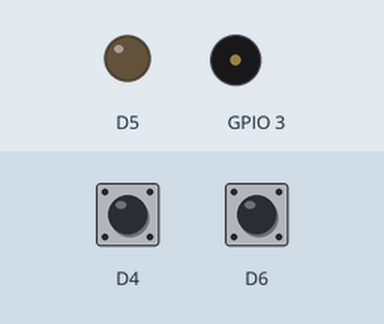
Bench run of a sketch on a simulated ESP8266 (NodeMCU). Shown: output pins drawn as LEDs (lit = HIGH), buzzer (waves = sounding). The test bench sets the inputs (shaded band); at power-on: D4 HIGH, D6 HIGH. Random numbers use the default seed unless the sketch sets one; what the sketch prints to the serial monitor is not drawn.

Above: at 1.2 s.
1.3 s: D4 pulled LOW for 0.15 s
At 1.8 s:
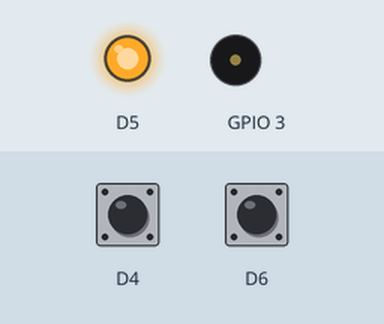
4.4 s: D6 pulled LOW for 0.15 s
At 5.4 s:
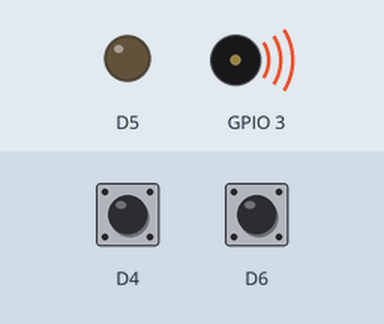
7.1 s: D4 pulled LOW for 1 s
At 9.4 s:
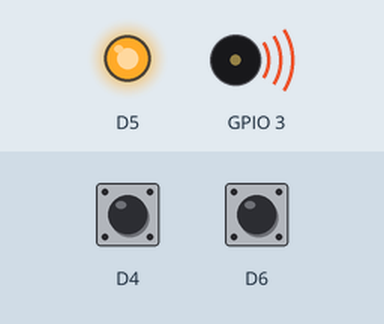
9.7 s: D4 pulled LOW for 3.2 s
At 11.5 s:
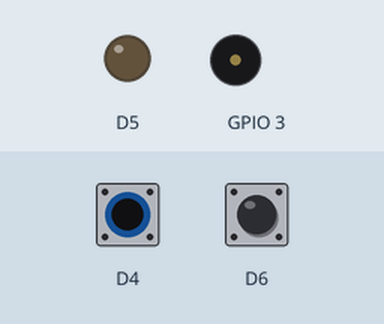
14.4 s: D4 pulsed LOW 5 times (0.12 s each, 0.3 s apart)
At 16.3 s:
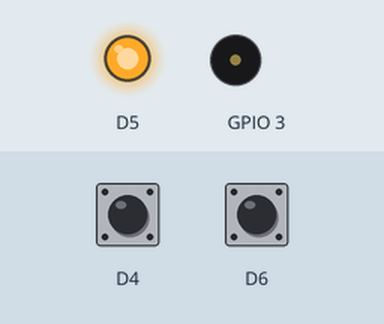
17.4 s: D6 pulled LOW for 1 s
At 18.6 s:
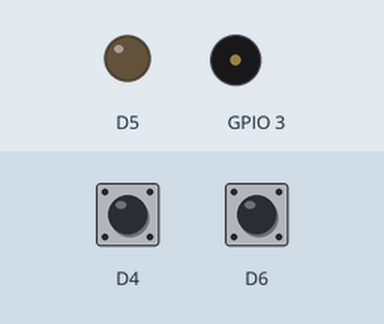
Timing chart, 0 to 20.4 s (numbered marks = the images above; inputs shaded):
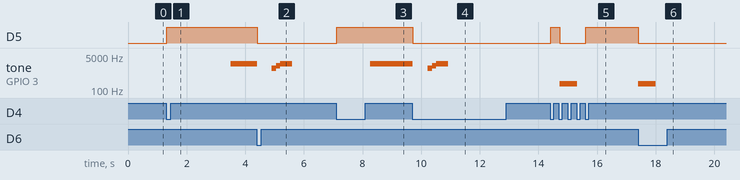

Measured:
- after the input at 1.3 s, D5: LOW → HIGH at once; tone on GPIO 3: silent → 2000 Hz after 2.2 s
- after the input at 4.4 s, D5: HIGH → LOW at once; tone on GPIO 3: plays 1200 Hz for 0.15 s, 1600 Hz for 0.15 s, 2000 Hz for 0.40 s, starting at once
- after the input at 7.1 s, D5: LOW → HIGH at once; tone on GPIO 3: silent → 2000 Hz after 1.2 s
- after the input at 9.7 s, D5: HIGH → LOW at once; tone on GPIO 3: plays 1200 Hz for 0.15 s, 1600 Hz for 0.15 s, 2000 Hz for 0.40 s, starting at once
- after the input at 14.4 s, D5: LOW → HIGH at once, → LOW 0.30 s later, → HIGH 0.90 s later; tone on GPIO 3: silent → 200 Hz after 0.32 s, → silent 0.60 s later
- after the input at 17.4 s, D5: HIGH → LOW at once

The sketch:

game_.ino
```cpp
enum State { WAIT, READY, GO, FINISH };
State st = WAIT;

unsigned long t0, waitMs, goTime;


// =====================================================
// D4 버튼
// =====================================================

int stable = HIGH;
int lastRead = HIGH;

unsigned long tChange = 0;
unsigned long tDown = 0;

bool justPressed = false;
unsigned long released = 0;

unsigned long d4PressTime = 0;


void readButton() {

  justPressed = false;
  released = 0;

  int r = digitalRead(D4);

  if (r != lastRead) {
    lastRead = r;
    tChange = millis();
  }

  if (millis() - tChange > 20 && r != stable) {

    stable = r;

    if (stable == LOW) {

      justPressed = true;
      tDown = millis();

      d4PressTime = millis();
    }

    else {

      released = millis() - tDown;
    }
  }
}


// =====================================================
// D6 버튼
// =====================================================

int last6 = HIGH;

bool hit6 = false;

unsigned long d6PressTime = 0;


void readHit() {

  int r = digitalRead(D6);

  hit6 = false;

  if (last6 == HIGH && r == LOW) {

    hit6 = true;

    d6PressTime = millis();
  }

  last6 = r;
}


// =====================================================
// 게임 종료음
// =====================================================

void finishSound() {

  // 띠
  tone(D9, 1200);
  delay(150);

  // 로
  tone(D9, 1600);
  delay(150);

  // 리~
  tone(D9, 2000);
  delay(400);

  noTone(D9);
}


// =====================================================
// SETUP
// =====================================================

void setup() {

  Serial.begin(9600);

  pinMode(D4, INPUT_PULLUP);
  pinMode(D6, INPUT_PULLUP);

  pinMode(D9, OUTPUT);
  pinMode(D13, OUTPUT);

  randomSeed(analogRead(A0));

  Serial.println("D4 를 누르면 시작!");
}


// =====================================================
// LOOP
// =====================================================

void loop() {

  readButton();
  readHit();


  switch (st) {

    // =================================================
    // 게임 시작 대기
    // =================================================

    case WAIT:

      if (justPressed) {

        Serial.println();
        Serial.println("게임 시작");

        waitMs = random(1000, 4000);

        t0 = millis();

        digitalWrite(D13, HIGH);

        st = READY;
      }

      break;


    // =================================================
    // 부저 울리기 전
    // =================================================

    case READY:

      // D4 부정출발
      if (justPressed) {

        Serial.println("D4 부정출발!");

        tone(D9, 200, 600);

        digitalWrite(D13, LOW);

        delay(700);

        st = FINISH;
      }


      // D6 부정출발
      else if (hit6) {

        Serial.println("D6 부정출발!");

        tone(D9, 200, 600);

        digitalWrite(D13, LOW);

        delay(700);

        st = FINISH;
      }


      // 랜덤시간이 지나면 시작
      else if (millis() - t0 > waitMs) {

        tone(D9, 2000);

        goTime = millis();

        Serial.println("GO!");

        st = GO;
      }

      break;


    // =================================================
    // 반응속도 측정
    // =================================================
    case GO:

      if (justPressed && hit6) {
        // 시작 부저 먼저 완전히 끄기
        noTone(D9);
        digitalWrite(D13, LOW);

        if (d4PressTime < d6PressTime) {

          Serial.println("D4 버튼이 먼저 눌렸습니다!");
          Serial.print("반응시간: ");
          Serial.print(d4PressTime - goTime);
          Serial.println(" ms");
        }

        else if (d6PressTime < d4PressTime) {

          Serial.println("D6 버튼이 먼저 눌렸습니다!");

          Serial.print("반응시간: ");
          Serial.print(d6PressTime - goTime);
          Serial.println(" ms");
        }

        else {

          Serial.println("D4와 D6가 동시에 눌렸습니다!");
          Serial.print("반응시간: ");
          Serial.print(d4PressTime - goTime);
          Serial.println(" ms");
        }

        // 버튼 누른 후 잠시 무음
        delay(500);

        // 그 다음 종료음
        finishSound();

        st = FINISH;
      }


      else if (justPressed) {
        // 시작 부저 즉시 끄기
        noTone(D9);
        digitalWrite(D13, LOW);
        Serial.println("D4 버튼이 먼저 눌렸습니다!");
        Serial.print("반응시간: ");
        Serial.print(d4PressTime - goTime);
        Serial.println(" ms");

        // 0.5초 무음
        delay(500);
        // 종료음
        finishSound();
        st = FINISH;
      }


      else if (hit6) {

        // 시작 부저 즉시 끄기
        noTone(D9);
        digitalWrite(D13, LOW);
        Serial.println("D6 버튼이 먼저 눌렸습니다!");
        Serial.print("반응시간: ");
        Serial.print(d6PressTime - goTime);
        Serial.println(" ms");

        // 0.5초 무음
        delay(500);
        // 종료음
        finishSound();
        st = FINISH;
      }

  break;

    // =================================================
    // 게임 종료 후 대기
    // =================================================

    case FINISH:

      /*
        두 버튼을 모두 뗀 상태가 되어야
        다음 게임 준비 상태로 이동한다.
      */

      if (digitalRead(D4) == HIGH &&
          digitalRead(D6) == HIGH) {

        justPressed = false;
        hit6 = false;

        Serial.println();
        Serial.println("게임 종료");
        Serial.println("D4 를 누르면 다시 시작!");

        st = WAIT;
      }

      break;
  }
}
```
